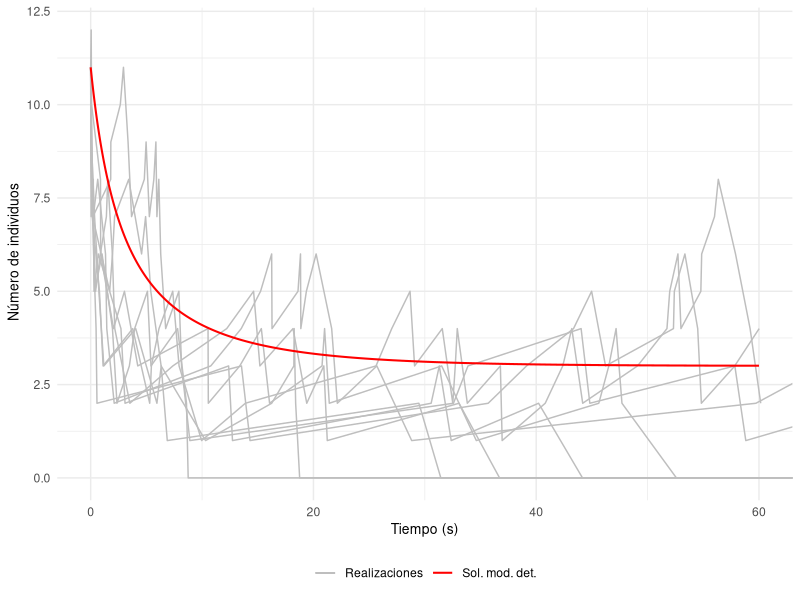

The R script that drew this image:
## ---- chunk 1
# La librería "deSolve" incluye funciones que resuelven ecuaciones diferenciales ordinarias
library("deSolve")
# Usaremos la librería "ggplot2" para imprimir gráficamente los resultados
library("ggplot2")
## ---- chunk 2
tiempo_exponencial <- function(a0){
  r1 <- runif(n=1,min=0,max=1)
  return((1/a0)*log(1/r1))
}
## ---- chunk 3
Logistica_EDO <- function(t,state,parameters){
  with(as.list(c(state, parameters)), { 
    dX <- r * X *(1-X/k)
    list(dX)
  })
}
## ---- chunk 4

Logistica2_Gillespie <- function(r,k,x0,t0,tf){
  
  # Variable espacial que almacena el estado del sistema en tras cada reacción
  x <- x0
  # Variable espacial
  x_actual <- x0
  
  # Controlamos la extinción mediante una variable lógica
  extincion <- FALSE
  
  # Variable temporal
  t <- t0
  # Variable que almacena todos los tiempos de reacción
  t_imprimir <- t0
  
  # Cálculo de las propensidades individuales y de la propensidad total  
  a <- c(r*x_actual,(r*x_actual*(x_actual-1))/2*k)
  a0 <- sum(a)
    
  # Controlamos la extinción de la población mediante una variable lógica
  extincion <- FALSE

  while(t<tf){ 
    
    # Calculamos el siguiente tiempo de reacción
    t <- t+tiempo_exponencial(a0)
    # Almacenamos el siguiente tiempo de reacción
    t_imprimir <- c(t_imprimir, t)
    
    if(t == Inf){
      
      x_actual <- 0
    
    }else{
      
      # Calculamos la siguiente reacción
      r2 <- runif(n=1, min=0, max=1)
      
      if(a[1]>=r2*a0)
        x_actual <- x_actual + 1
      else
        x_actual <- x_actual - 2
      
      # Calculamos las propensidades individuales y la propensidad total
      a <- c(r*x_actual,r*x_actual*(x_actual-1)/k)
      a0 <- sum(a)
    
      }
  
  
    # Almacenamos el estado del sistema
    x <- c(x,x_actual)
  }
  
  
  # Si la población se extingue cambiamos la variable extincion a TRUE
  if(x_actual == 0)
     extincion <- TRUE
  
  datos <- data.frame(t_imprimir=t_imprimir, x_imprimir=x, row.names = NULL)
  
  # Devolvemos una lista que nos indica si se ha extinguido la población 
  # y una base de datos con la evolución temporal del sistema
  return(list(extincion = extincion, datos = datos))
}

## ---- chunk 5
# Consideramos los parámetros adecuados
r <- 0.1
k <- 3
x0 <- 11
t0 <- 0
tf <- 60

# Número de realizaciones a realizar
n_realizaciones <- 10

# Inicializamos el gráfico en el que incluimos cada realización
grafico <- ggplot()

for (i in 1:n_realizaciones) {
  realizacion <- Logistica2_Gillespie(r,k,x0,t0,tf)
  if(realizacion$extincion)
    warning(paste("Extinción de la población en la realización ", i))
  imprimir <- realizacion$datos
  grafico <- grafico + geom_line(data = imprimir, aes(x = t_imprimir, y = x_imprimir, color="Realizaciones"))
}

## ---- chunk 6
int <- 0.05
parameter <- c(r,k)
state <- c(X=x0)
times <- seq(t0,tf,by=int)

# Resolvemos la EDO usando la función ode() de la librería "deSolve"
out <- ode(y=state, times = times, func = Logistica_EDO, parms = parameter)

# Convertimos el resultado de la función a una base de datos para poder representarlo gráficamente
out <- data.frame(out)

# Añadimos la solución de la EDO al gráfico
grafico <- grafico + geom_line(lwd=0.7,data=out,aes(x = time, y = X, color="Sol. mod. det."))

## ---- chunk 7
grafico <- grafico +
   labs(x = "Tiempo (s)", y = " Número de individuos") + 
   theme_minimal() + coord_cartesian(xlim = c(0, 60)) +
   theme(legend.title=element_blank(),legend.position = "bottom",
        axis.title.x = element_text(size = 10),  
        axis.title.y = element_text(size = 10)) +
   scale_color_manual(values = c("Realizaciones"="gray", "Sol. mod. det." = "red"),
                      breaks = c("Realizaciones", "Sol. mod. det."))

print(grafico)
